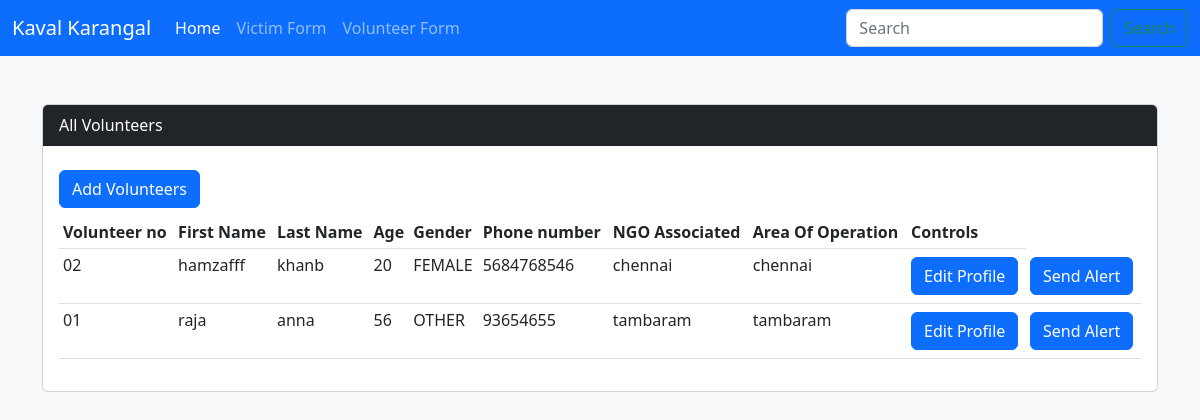
The app's page /volunteers/index, older data.
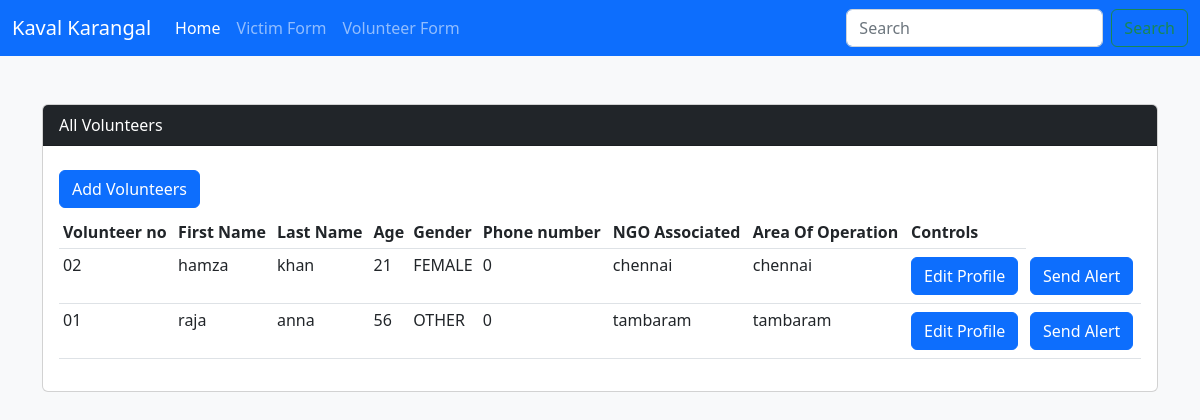
The same page, newer data.
### volunteers/models.py (models this page shows, shortened)
class volunteer_profiles(models.Model):
    GENDER_LISTS=(
        ('MALE','MALE'),
        ('FEMALE','FEMALE'),
        ('OTHER','OTHER')
    )
    volunteer_no = models.CharField(max_length=50)
    first_name = models.CharField(max_length=50)
    last_name = models.CharField(max_length=50)
    age = models.IntegerField()
    gender = models.CharField(max_length=20,choices=GENDER_LISTS)
    phone_number = models.IntegerField(default=0)
    ngo_association = models.CharField(max_length=100)
    area_of_operation = models.CharField(max_length=100)
    class Meta:
        verbose_name = "Volunteer Profile"

### volunteers/views.py (the view)
# urls.py: path('', views.index),
def index(request):
    volunteers = volunteer_profiles.objects.all().order_by('-volunteer_no')
    return render(request,"volunteers/index.html",{"volunteers":volunteers})

### volunteers/templates/volunteers/index.html (shortened to what this page needs)
{% extends "layout/base.html" %}
{% block content %}
<div class="container my-5">
    <div class="card">
        <div class="card-header bg-dark text-white ">All Volunteers </div>
        <div class="card-body">
            <a class="btn btn-primary my-2" href="{% url 'volunteers:add' %}">Add Volunteers</a>
            <table class="table table-hover table-sm">
                <thead>
                    <tr>
                        <th>Volunteer no</th>
                        <th>First Name</th>
                        <th>Last Name</th>
                        <th>Age</th>
                        <th>Gender</th>
                        <th>Phone number</th>
                        <th>NGO Associated</th>
                        <th>Area Of Operation</th>
                        <th>Controls</th>
                    </tr>
                </thead>
                <tbody>
                    {% for volunteer in volunteers %}
                    <tr>
                        <td>{{volunteer.volunteer_no}}</td>
                        <td>{{volunteer.first_name}}</td>
                        <td>{{volunteer.last_name}}</td>
                        <td>{{volunteer.age}}</td>
                        <td>{{volunteer.gender}}</td>
                        <td>{{volunteer.phone_number}}</td>
                        <td>{{volunteer.ngo_association }}</td>
                        <td>{{volunteer.area_of_operation }}</td>
                        <td> <a class="btn btn-primary my-1" href="{% url 'volunteers:update_view' volunteer.id %}">Edit Profile</a></td>
                        <td> <a class="btn btn-primary my-1" href="{% url 'volunteers:add' %}">Send Alert</a></td>
                    </tr>
                    {% endfor %}
                </tbody>
            </table>
        </div>
        </div>
    </div>
{% endblock %}

Row changes from the older to the newer data that the page shows:
changed volunteer_profiles "FEMALE": first_name "hamzafff" → "hamza"; last_name "khanb" → "khan"; age "20" → "21"; phone_number "5684768546" → "0"
changed volunteer_profiles "raja": phone_number "93654655" → "0"
